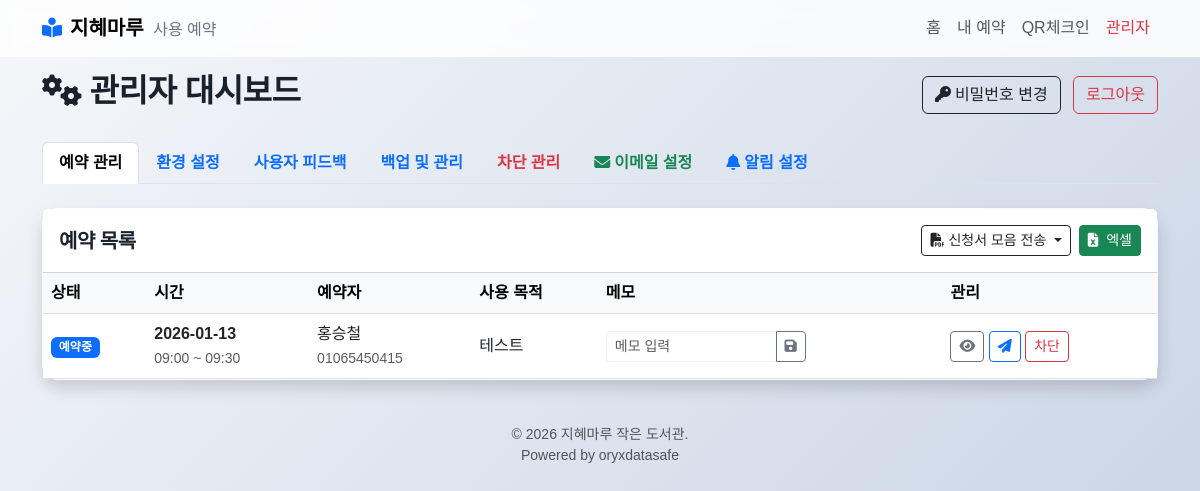
The app's page /admin (signed in) with its own data.
### app.py (models this page shows, shortened)
class Reservation(db.Model):
    id = db.Column(db.Integer, primary_key=True)
    name = db.Column(db.String(50), nullable=False)
    phone = db.Column(db.String(20), nullable=False)
    password = db.Column(db.String(20), nullable=False) # Changed from address
    start_time = db.Column(db.DateTime, nullable=False)
    end_time = db.Column(db.DateTime, nullable=False)
    purpose = db.Column(db.String(200), nullable=True)
    status = db.Column(db.String(20), default='reserved') # reserved, checked_in, ended, cancelled, noshow_penalty
    admin_memo = db.Column(db.Text, nullable=True) # New Field
    signature_path = db.Column(db.String(255), nullable=True) # Legacy (File Path)
    signature_blob = db.Column(db.LargeBinary, nullable=True) # New (Database Storage)
    checkout_photo = db.Column(db.String(255), nullable=True) # New: Cleaning photo
    created_at = db.Column(db.DateTime, default=datetime.now)

### app.py (the view)
@app.route('/admin')
def admin_page():
    if not session.get('is_admin') and not session.get('is_dev'):
        return redirect(url_for('login'))
    reservations = Reservation.query.order_by(Reservation.start_time.desc()).all()
    import json
    try:
        current_ranges = json.loads(get_setting('pause_ranges', '[]'))
    except:
        current_ranges = []
    settings = {
        'notice_text': get_setting('notice_text'),
        'wifi_info': get_setting('wifi_info'),
        'door_pw': get_setting('door_pw'),
        'reservation_paused': get_setting('reservation_paused') == 'true',
        'pause_reason': get_setting('pause_reason'),
        'pause_mode': get_setting('pause_mode', 'all'),
        'pause_mode': get_setting('pause_mode', 'all'),
        'pause_ranges': current_ranges,
        'telegram_token': get_setting('telegram_token', ''),
        'telegram_chat_id': get_setting('telegram_chat_id', '')
    }
    feedbacks = AdminLog.query.filter_by(admin_type='feedback').order_by(AdminLog.timestamp.desc()).limit(50).all()
    blocked_users = Blacklist.query.order_by(Blacklist.release_date.desc()).all()
    blocked_phones = [b.phone for b in blocked_users]
    return render_template('admin.html', reservations=reservations, settings=settings, feedbacks=feedbacks, blocked_users=blocked_users, blocked_phones=blocked_phones)

### app.py (called while the page is built)
@app.before_request
def auto_logout_if_leaving_admin():
    is_admin = session.get('is_admin')
    is_dev = session.get('is_dev')
    if is_admin or is_dev:
        allowed_prefixes = ['/admin', '/login', '/logout', '/static', '/favicon.ico', '/developer', '/dev']
        is_allowed = any(request.path.startswith(prefix) for prefix in allowed_prefixes)
        if not is_allowed:
            session.pop('is_admin', None)
            session.pop('is_dev', None)

@app.before_request
def maintenance_check():
    if get_setting('maintenance_mode') == 'true':
        allowed_prefixes = ['/admin', '/login', '/logout', '/static', '/developer', '/dev-login', '/favicon.ico', '/dev/']
        if not any(request.path.startswith(prefix) for prefix in allowed_prefixes):
            return render_template('maintenance.html'), 503
    if not request.path.startswith('/static') and not request.path == '/favicon.ico':
        try:
            log = AccessLog(
                ip_address=request.remote_addr,
                user_agent=request.user_agent.string[:200],
                path=request.path,
                method=request.method
            )
            db.session.add(log)
            db.session.commit()
        except Exception:
            pass # Don't block request on log failure

def get_setting(key, default=''):
    setting = Settings.query.get(key)
    return setting.value if setting else default

### templates/admin.html (shortened to what this page needs)
{% extends "base.html" %}
{% block content %}
<div class="row align-items-center mb-4">
    <div class="col">
        <h2 class="fw-bold"><i class="fas fa-cogs me-2"></i>관리자 대시보드</h2>
    </div>
    <div class="col-auto">
        <button class="btn btn-outline-dark me-2" data-bs-toggle="modal" data-bs-target="#passwordModal">
            <i class="fas fa-key me-1"></i>비밀번호 변경
        </button>
        <a href="/logout" class="btn btn-outline-danger">로그아웃</a>
    </div>
</div>
<ul class="nav nav-tabs mb-4" id="adminTabs" role="tablist">
    <li class="nav-item" role="presentation">
        <button class="nav-link active fw-bold" id="reservations-tab" data-bs-toggle="tab"
            data-bs-target="#reservations" type="button">예약 관리</button>
    </li>
    <li class="nav-item" role="presentation">
        <button class="nav-link fw-bold" id="settings-tab" data-bs-toggle="tab" data-bs-target="#settings"
            type="button">환경 설정</button>
    </li>
    <li class="nav-item" role="presentation">
        <button class="nav-link fw-bold" id="feedback-tab" data-bs-toggle="tab" data-bs-target="#feedback"
            type="button">사용자 피드백</button>
    </li>
    <li class="nav-item" role="presentation">
        <button class="nav-link fw-bold" id="backup-tab" data-bs-toggle="tab" data-bs-target="#backup" type="button">백업
            및 관리</button>
    </li>
    <li class="nav-item" role="presentation">
        <button class="nav-link fw-bold text-danger" id="block-tab" data-bs-toggle="tab" data-bs-target="#block"
            type="button">차단 관리</button>
    </li>
    <li class="nav-item" role="presentation">
        <button class="nav-link fw-bold text-success" id="email-tab" data-bs-toggle="tab" data-bs-target="#email"
            type="button"><i class="fas fa-envelope me-1"></i>이메일 설정</button>
    </li>
    <li class="nav-item" role="presentation">
        <button class="nav-link fw-bold text-primary" id="notification-tab" data-bs-toggle="tab"
            data-bs-target="#notification" type="button"><i class="fas fa-bell me-1"></i>알림 설정</button>
    </li>
</ul>
<div class="tab-content" id="adminTabsContent">
    <div class="tab-pane fade show active" id="reservations" role="tabpanel">
        <div class="card shadow">
            <div
                class="card-header bg-white py-3 d-flex flex-column flex-md-row justify-content-between align-items-center gap-3">
                <h5 class="mb-0 fw-bold">예약 목록</h5>
                <div class="d-flex gap-2">
                    <div class="btn-group">
                        <button class="btn btn-outline-dark btn-sm dropdown-toggle" data-bs-toggle="dropdown">
                            <i class="fas fa-file-pdf me-1"></i>신청서 모음 전송
                        </button>
                    </div>
                    <a href="/admin/download_excel" class="btn btn-success btn-sm"><i
                            class="fas fa-file-excel me-1"></i> 엑셀</a>
                </div>
            </div>
            <div class="card-body p-0">
                <div class="table-responsive">
                    <table class="table table-hover align-middle mb-0">
                        <thead class="table-light">
                            <tr>
                                <th>상태</th>
                                <th>시간</th>
                                <th>예약자</th>
                                <th>사용 목적</th>
                                <th>메모</th>
                                <th>관리</th>
                            </tr>
                        </thead>
                        <tbody>
                            {% for r in reservations %}
                            <tr>
                                <td>
                                    {% if r.status == 'reserved' %}<span class="badge bg-primary">예약중</span>
                                    {% elif r.status == 'checked_in' %}<span class="badge bg-success">체크인</span>
                                    {% elif r.status == 'ended' %}<span class="badge bg-secondary">종료</span>
                                    {% elif r.status == 'cancelled' %}<span class="badge bg-warning text-dark">취소</span>
                                    {% elif r.status == 'noshow_penalty' %}<span class="badge bg-danger">노쇼</span>
                                    {% endif %}
                                </td>
                                <td>
                                    <div class="fw-bold">{{ r.start_time.strftime('%Y-%m-%d') }}</div>
                                    <small class="text-muted">{{ r.start_time.strftime('%H:%M') }} ~ {{
                                        r.end_time.strftime('%H:%M') }}</small>
                                </td>
                                <td>
                                    {{ r.name }}<br>
                                    <small class="text-muted">{{ r.phone }}</small>
                                </td>
                                <td>{{ r.purpose }}</td>
                                <td>
                                    <div class="input-group input-group-sm" style="width: 200px;">
                                        <input type="text" class="form-control memo-input"
                                            value="{{ r.admin_memo or '' }}" id="memo-{{ r.id }}" placeholder="메모 입력">
                                        <button class="btn btn-outline-secondary" onclick="saveMemo({{ r.id }})"><i
                                                class="fas fa-save"></i></button>
                                    </div>
                                </td>
                                <td>
                                    <button class="btn btn-sm btn-outline-secondary"
                                        onclick="adminPreviewPdf({{ r.id }})" title="미리보기">
                                        <i class="fas fa-eye"></i>
                                    </button>
                                    <button class="btn btn-sm btn-outline-primary"
                                        onclick="sendOfficialPdf({{ r.id }}, '{{ r.name }}')" title="담당자(군청) 전송">
                                        <i class="fas fa-paper-plane"></i>
                                    </button>
                                    {% if r.phone in blocked_phones %}
                                    <button class="btn btn-sm btn-outline-secondary" disabled>
                                        차단중
                                    </button>
                                    {% else %}
                                    <button class="btn btn-sm btn-outline-danger"
                                        onclick="blockUser('{{ r.phone }}', '{{ r.name }}')">
                                        차단
                                    </button>
                                    {% endif %}
                                </td>
                            </tr>
                            {% endfor %}
                        </tbody>
                    </table>
                </div>
            </div>
        </div>
    </div>
</div>
{% endblock %}

### static/style.css (style rules this page uses)
:root { --bs-body-font-family: 'Noto Sans KR', sans-serif; --primary-color: #00BFA5; --primary-hover: #008f7a; --accent-color: #FF6B6B; --glass-bg: rgba(255, 255, 255, 0.7); --glass-border: rgba(255, 255, 255, 0.5); --glass-blur: blur(12px); --soft-shadow: 0 10px 40px rgba(0, 0, 0, 0.05); --hover-shadow: 0 15px 50px rgba(0, 0, 0, 0.1); --border-radius: 16px; --bg-gradient: linear-gradient(135deg, #f5f7fa 0%, #c3cfe2 100%); }
body { background: var(--bg-gradient); min-height: 100vh; color: #2c3e50; transition: background 0.3s, color 0.3s; -webkit-font-smoothing: antialiased; }
h1, h2, h3, h4, h5, h6 { font-weight: 700; letter-spacing: -0.5px; color: #1a202c; }
.card { background: var(--glass-bg); backdrop-filter: var(--glass-blur); border: 1px solid var(--glass-border); border-radius: var(--border-radius); box-shadow: var(--soft-shadow); transition: all 0.3s ease; }
.form-control, .form-select { border: 1px solid rgba(0, 0, 0, 0.05); background: rgba(255, 255, 255, 0.9); border-radius: 12px; padding: 12px 15px; transition: all 0.3s; box-shadow: inset 0 2px 4px rgba(0, 0, 0, 0.02); }

### records on screen
Reservation: status "예약중", start_time "2026-01-13", start_time "09:00", end_time "09:30", name "홍승철", phone "01065450415", purpose "테스트"
